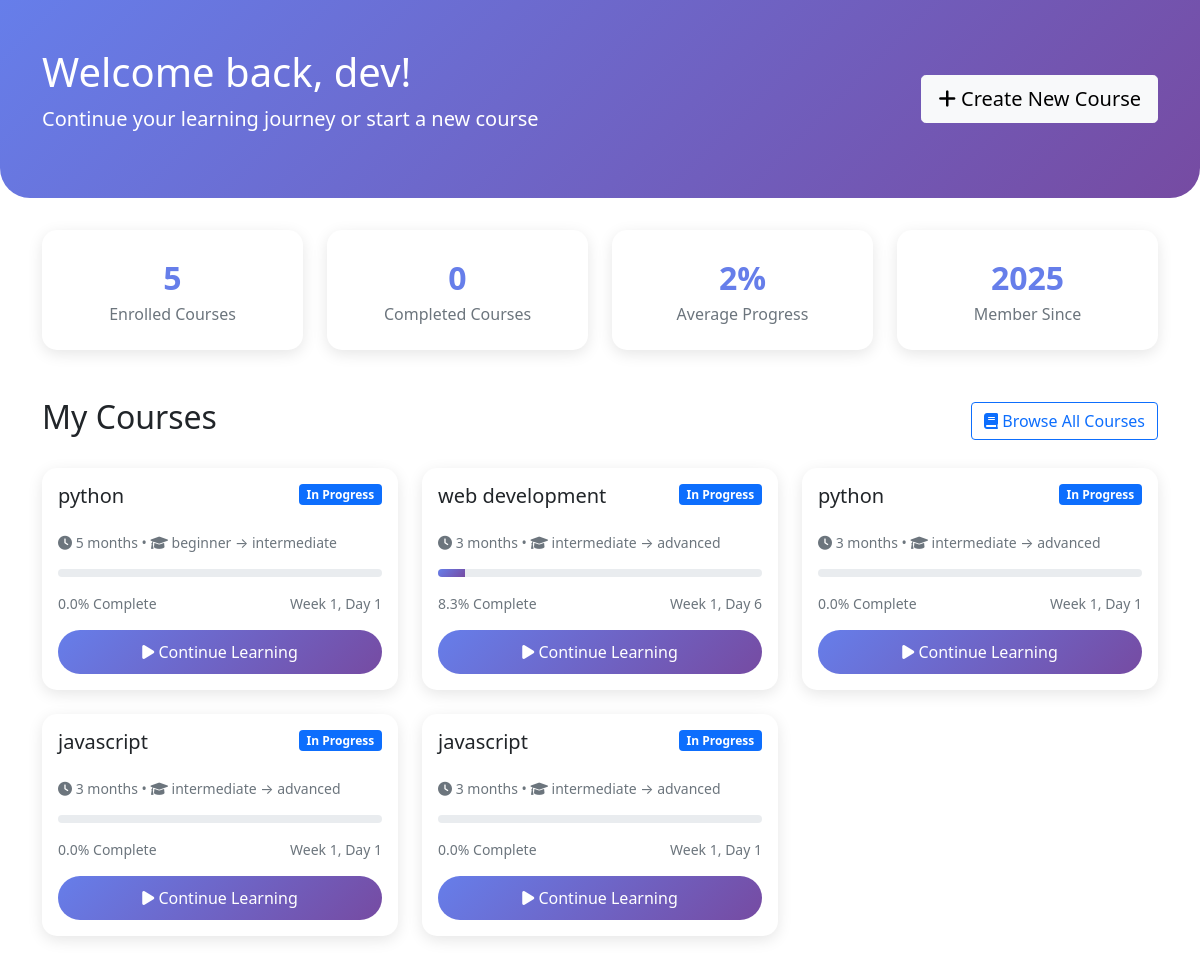
Page /dashboard/ (signed in) on the earlier database version.
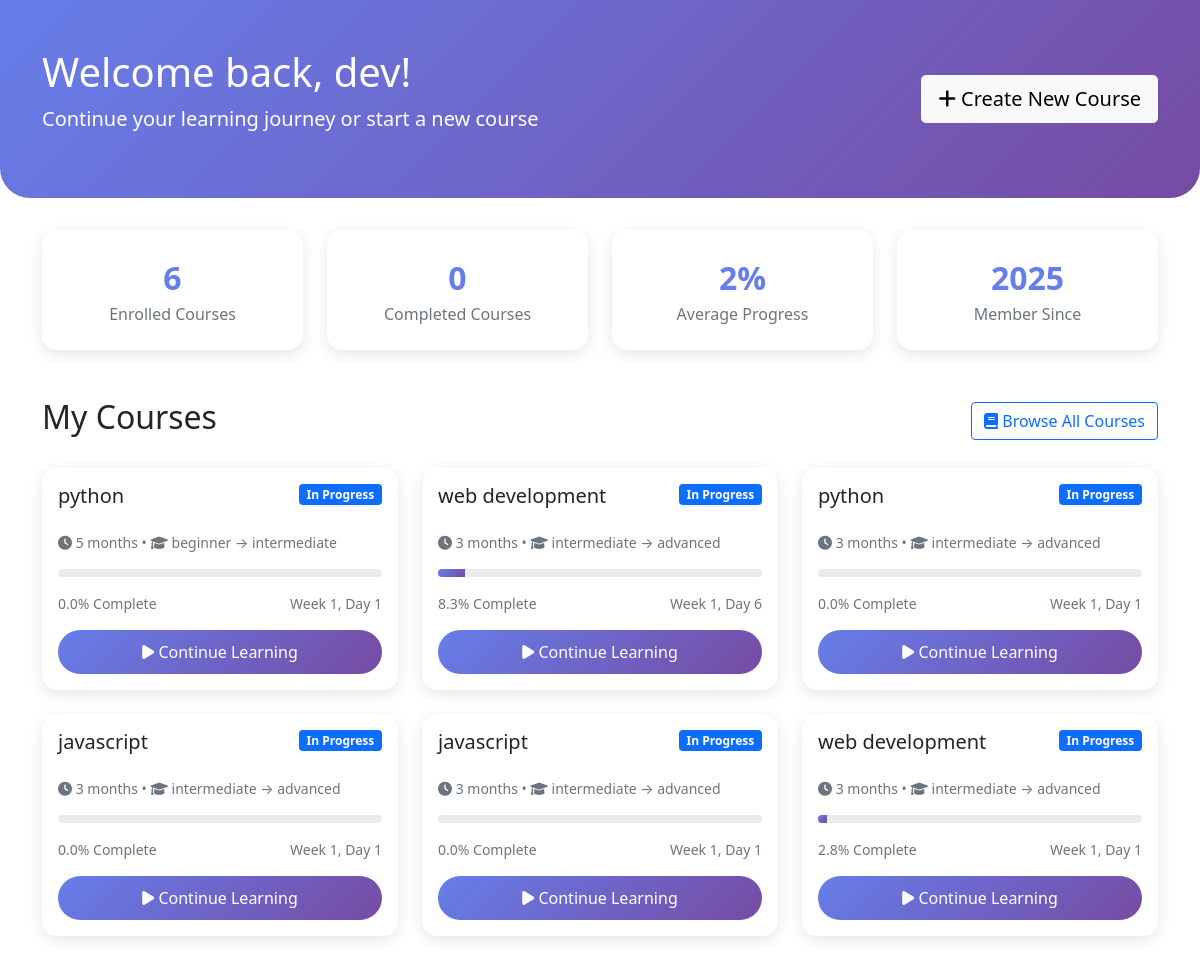
Same page on the later database version.
### coursebuilder/models.py (models this page shows, shortened)
class Course(models.Model):
    title = models.CharField(max_length=200)
    description = models.TextField(blank=True)
    duration = models.IntegerField()  # in months
    hours_per_day = models.IntegerField(default=2)
    level_has = models.CharField(max_length=100)
    level_required = models.CharField(max_length=100)
    language = models.CharField(max_length=50)
    outline = models.TextField()  # generated outline
    created_at = models.DateTimeField(auto_now_add=True)

### coursebuilder/views.py (the view)
# urls.py: path('dashboard/', views.dashboard, name='dashboard'),
@login_required
def dashboard(request):
    user_progress = UserProgress.objects.filter(user=request.user).select_related('course')
    progress_data = []
    total_courses = user_progress.count()
    completed_courses = 0
    total_progress = 0
    incomplete_count = 0
    for progress in user_progress:
        progress_percentage = progress.get_progress_percentage()
        progress_data.append({
            'course': progress.course,
            'progress': progress_percentage,
            'current_week': progress.current_week,
            'current_day': progress.current_day,
            'is_completed': progress.is_completed
        })
        if progress.is_completed:
            completed_courses += 1
        else:
            incomplete_count += 1
            total_progress += progress_percentage
    average_progress = total_progress / incomplete_count if incomplete_count > 0 else 0
    return render(request, 'dashboard.html', {
        'progress_data': progress_data,
        'total_courses': total_courses,
        'completed_courses': completed_courses,
        'average_progress': average_progress
    })

### coursebuilder/models.py (called while the page is built)
    def get_progress_percentage(self):
        total_weeks = self.course.weeks.count()
        total_quizzes = sum(week.quizzes.count() for week in self.course.weeks.all())
        total_assignments = sum(week.assignments.count() for week in self.course.weeks.all())
        completed_count = len(self.completed_days) + len(self.completed_quizzes) + len(self.completed_assignments)
        total_items = (total_weeks * 6) + total_quizzes + total_assignments  # 6 days per week assumed
        if total_items == 0:
            return 0
        return min(100, (completed_count / total_items) * 100)

### templates/dashboard.html (shortened to what this page needs)
<!DOCTYPE html>
<html>
<head>
    <link href="https://cdn.jsdelivr.net/npm/bootstrap@5.1.3/dist/css/bootstrap.min.css" rel="stylesheet">
    <link rel="stylesheet" href="https://cdnjs.cloudflare.com/ajax/libs/font-awesome/6.0.0/css/all.min.css">
</head>
<body>
    <div class="hero-section">
        <div class="container">
            <div class="row align-items-center">
                <div class="col-md-8">
                    <h1>Welcome back, {{ user.username }}!</h1>
                    <p class="lead">Continue your learning journey or start a new course</p>
                </div>
                <div class="col-md-4 text-end">
                    <a href="{% url 'course_create' %}" class="btn btn-light btn-lg">
                        <i class="fas fa-plus"></i> Create New Course
                    </a>
                </div>
            </div>
        </div>
    </div>
    <div class="container">
        <div class="row mb-4">
            <div class="col-md-3">
                <div class="stat-card">
                    <div class="stat-number">{{ total_courses }}</div>
                    <div class="text-muted">Enrolled Courses</div>
                </div>
            </div>
            <div class="col-md-3">
                <div class="stat-card">
                    <div class="stat-number">{{ completed_courses }}</div>
                    <div class="text-muted">Completed Courses</div>
                </div>
            </div>
            <div class="col-md-3">
                <div class="stat-card">
                    <div class="stat-number">{{ average_progress|floatformat:0 }}%</div>
                    <div class="text-muted">Average Progress</div>
                </div>
            </div>
            <div class="col-md-3">
                <div class="stat-card">
                    <div class="stat-number">{{ user.date_joined|date:"Y" }}</div>
                    <div class="text-muted">Member Since</div>
                </div>
            </div>
        </div>
        <div class="d-flex justify-content-between align-items-center mb-4">
            <h2>My Courses</h2>
            <a href="{% url 'course_list' %}" class="btn btn-outline-primary">
                <i class="fas fa-book"></i> Browse All Courses
            </a>
        </div>
        {% if progress_data %}
        <div class="row">
            {% for progress in progress_data %}
            <div class="col-md-6 col-lg-4">
                <div class="card course-card">
                    <div class="card-body">
                        <div class="d-flex justify-content-between align-items-start mb-3">
                            <h5 class="card-title">{{ progress.course.title }}</h5>
                            {% if progress.is_completed %}
                                <span class="badge bg-success">Completed</span>
                            {% else %}
                                <span class="badge bg-primary">In Progress</span>
                            {% endif %}
                        </div>
                        <p class="card-text text-muted small mb-3">
                            <i class="fas fa-clock"></i> {{ progress.course.duration }} months •
                            <i class="fas fa-graduation-cap"></i> {{ progress.course.level_has }} → {{ progress.course.level_required }}
                        </p>
                        <div class="progress mb-3">
                            <div class="progress-bar" role="progressbar"
                                 style="width: {{ progress.progress }}%; background: linear-gradient(135deg, #667eea 0%, #764ba2 100%);">
                            </div>
                        </div>
                        <div class="d-flex justify-content-between align-items-center mb-3">
                            <small class="text-muted">{{ progress.progress|floatformat:1 }}% Complete</small>
                            <small class="text-muted">
                                Week {{ progress.current_week }}, Day {{ progress.current_day }}
                            </small>
                        </div>
                        <div class="d-grid gap-2">
                            <a href="{% url 'course_detail' progress.course.id %}" class="btn btn-primary">
                                {% if progress.is_completed %}
                                    <i class="fas fa-redo"></i> Review Course
                                {% else %}
                                    <i class="fas fa-play"></i> Continue Learning
                                {% endif %}
                            </a>
                        </div>
                    </div>
                </div>
            </div>
            {% endfor %}
        </div>
        {% endif %}
    </div>
</body>
</html>

### templates/dashboard.html (style rules this page uses)
.hero-section { background: linear-gradient(135deg, #667eea 0%, #764ba2 100%); color: white; padding: 3rem 0; border-radius: 0 0 30px 30px; margin-bottom: 2rem; }
.course-card { border: none; border-radius: 15px; box-shadow: 0 4px 15px rgba(0, 0, 0, 0.1); transition: transform 0.3s ease; margin-bottom: 1.5rem; }
.progress { height: 8px; border-radius: 10px; }
.btn-primary { background: linear-gradient(135deg, #667eea 0%, #764ba2 100%); border: none; border-radius: 25px; padding: 10px 25px; }
.stat-card { background: white; border-radius: 15px; padding: 1.5rem; box-shadow: 0 4px 15px rgba(0, 0, 0, 0.1); text-align: center; margin-bottom: 1.5rem; }
.stat-number { font-size: 2rem; font-weight: bold; color: #667eea; }

Differences in the rows shown:
added Course: course "web development", course.duration "3", course.level_has "intermediate", course.level_required "advanced", {{ progress.progress }} 2.7777777777777777 (drawn), progress "2.8", current_week "1", current_day "1"
Other differences:
{{ total_courses }}: "5" → "6"
